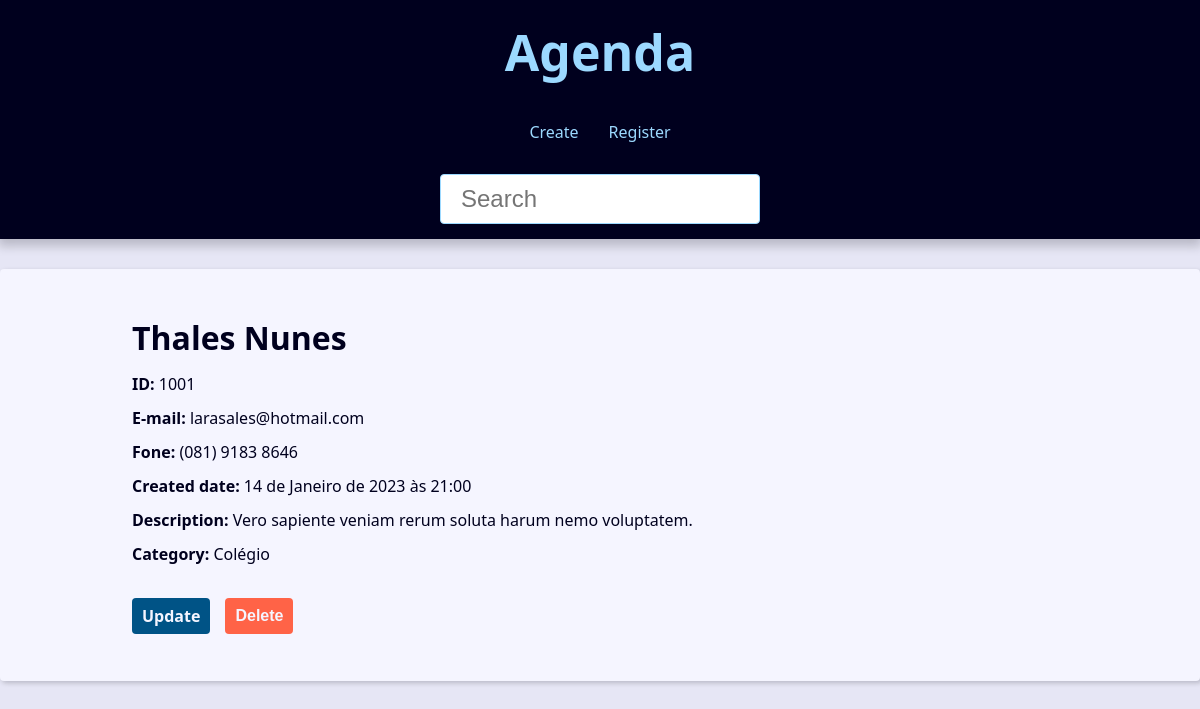
Page /contact/1001/detail/ on the committed database.
### contact/models.py (models this page shows, shortened)
class Contact(models.Model):
    first_name = models.CharField(
        max_length=50,
    )
    last_name = models.CharField(max_length=50, blank=True)
    fone = models.CharField(
        max_length=50
    )
    email = models.EmailField(max_length=254, blank=True)
    created_date = models.DateTimeField(default=timezone.now)
    description = models.TextField(blank=True)
    show = models.BooleanField(default=True)
    picture = models.ImageField(blank=True, upload_to="pictures/%Y/%m/")
    category = models.ForeignKey(
        Category, on_delete=models.SET_NULL, blank=True, null=True
    )
    owner = models.ForeignKey(
        User, on_delete=models.SET_NULL, blank=True, null=True)

class Category(models.Model):
    name = models.CharField(max_length=50)
    class Meta:  # algumas coisas já confguradas. checar documentação.
        verbose_name_plural = "Categories"

### contact/views/contact_views.py (the view)
# urls.py: path('', include('contact.urls'))
def contact(request: HttpRequest, id: int) -> HttpResponse:
    single_contact = Contact.objects.filter(id=id, show=True).first()
    if single_contact is None:
        raise Http404("ID não existe ou está invisível")
    title = f"{single_contact.first_name} {single_contact.last_name}"
    context = {"contact": single_contact, "site_title": title}  # type: ignore
    return render(request, "contact/contact.html", context)

### contact/templates/contact/contact.html (shortened to what this page needs)
{% extends "global/base.html" %}
{% block content %}
    <div class="single-contact">
        <h1 class="single-contact-name">
            {{ contact.first_name }} {{contact.last_name}}
        </h1>
        <p> <b> ID: </b> {{ contact.id }} </p>
        <p> <b> E-mail: </b> {{ contact.email }} </p>
        <p> <b> Fone: </b> {{ contact.fone }} </p>
        <p> <b> Created date: </b> {{ contact.created_date }} </p>
        <p> <b> Description: </b> {{ contact.description }} </p>
        <p> <b> Category: </b> {{ contact.category.name }} </p>
        <div class="contact-links">
            <a class='btn btn-link' href={% url "contact:update_contact" contact.id %}>Update</a>
            <form action={% url "contact:delete_contact" contact.id %} method="POST">
                {% if confirmation == 'no' %}
                    <input type="hidden" name='confirmation' value="yes">
                    <button class='btn btn-link btn-delete'type="submit">Confirma?</button>
                {% else %}
                    <button class='btn btn-link btn-delete'type="submit">Delete</button>
                {% endif %}
            </form>
        </div>
    </div>
{% endblock content %}

### base_static/global/css/style.css (style rules this page uses)
:root { --spacing: 1.5rem; --link-dark-color: rgb(0, 83, 134); --link-light-color: rgb(156, 217, 255); --clr-white: rgb(245, 245, 255); --clr-black: rgb(0, 0, 30); --clr-light-gray: rgb(230, 230, 245); --clr-dark-shadow-5: rgba(0, 0, 10, 5%); --clr-dark-shadow-10: rgba(0, 0, 10, 10%); --clr-dark-shadow-20: rgba(0, 0, 10, 20%); --clr-light-shadow-5: rgba(200, 200, 255, 5%); --clr-light-shadow-10: rgba(200, 200, 255, 10%); --clr-light-shadow-20: rgba(200, 200, 255, 20%); --main-page-width: 120rem; --table-min-width: 60rem; --biggest-font-size: 5rem; --bigger-font-size: 4rem; --big-font-size: 3.2rem; --medium-font-size: 2.4rem; --small-font-size: 1.6rem; --smaller-font-size: 1.4rem; --smallest-font-size: 1.2rem; --transition-fast: 300ms; --transition-medium: 600ms; --transition-slow: 1s; --default-border-radius: 4px; }
*, *::before, *::after { margin: 0; padding: 0; box-sizing: border-box; }
html { font-size: 62.5%; }
body { font-family: system-ui, -apple-system, BlinkMacSystemFont, 'Segoe UI', Roboto, Oxygen, Ubuntu, Cantarell, 'Open Sans', 'Helvetica Neue', sans-serif; line-height: 1.5; font-size: var(--small-font-size); color: var(--clr-black); -webkit-font-smoothing: antialiased; background: var(--clr-light-gray); }
@media (min-width: 600px) { .single-contact { max-width: 80%; margin: calc(var(--spacing) * 2) auto; } }
.single-contact h1 { margin: 1rem 0; }
.single-contact p { margin: 1rem 0; }
.btn { background-color: var(--link-dark-color); color: var(--clr-white); font-weight: bold; border: none; padding: 1rem 2rem; border-radius: var(--default-border-radius); cursor: pointer; transition: filter var(--transition-fast) ease-in-out; }
.contact-links { margin-block: calc(var(--small-font-size) * 2); display: flex; align-items: center; gap: 0 var(--spacing); }
.btn-link { font-size: var(--small-font-size); text-decoration: none; font-weight: bold; padding: 1rem; display: block; line-height: var(--small-font-size); }
.btn-delete { background: tomato; }

### rows in the picture
Contact: first_name "Thales", last_name "Nunes", id "1001", email "larasales@hotmail.com", fone "(081) 9183 8646", created_date "14 de Janeiro de 2023 às 21:00", description "Vero sapiente veniam rerum soluta harum nemo voluptatem.", category.name "Colégio"
